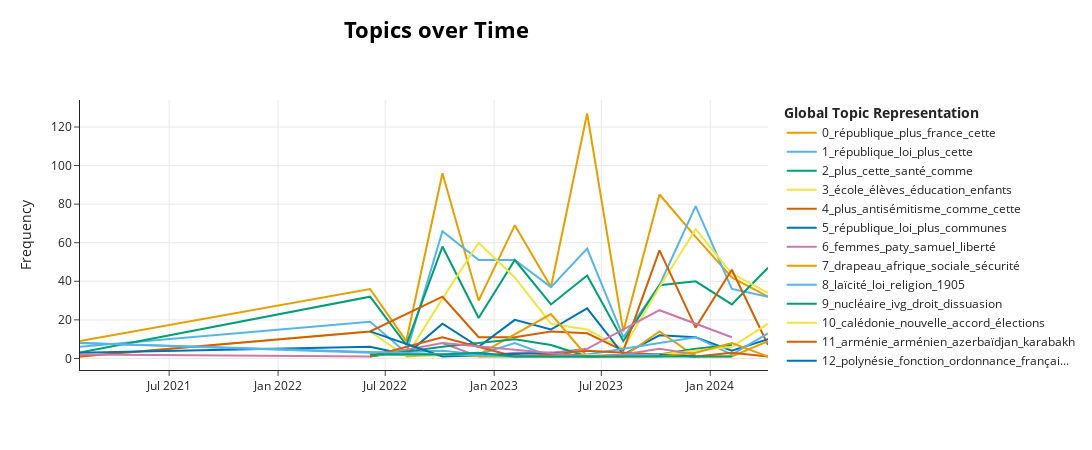

Notebook source saved alongside this figure:
### Code cell
topic_model.visualize_topics_over_time(topics_over_time, top_n_topics=20)

### Figure 1 — Plotly figure (JSON) as saved in the notebook; plotly's stock layout.template omitted (floating-point values rounded to 4 significant figures)
{"data": [{"hoverinfo": "text", "hovertext": ["<b>Topic 0</b><br>Words: projet, laïcité, république, loi, contre", "<b>Topic 0</b><br>Words: européenne, france, traité, plus, république", "<b>Topic 0</b><br>Words: paix, unies, nations, ukrainien, république", "<b>Topic 0</b><br>Words: république, plus, cette, procureur, être", "<b>Topic 0</b><br>Words: plus, république, france, coopération, entre", "<b>Topic 0</b><br>Words: république, plus, cette, loi, france", "<b>Topic 0</b><br>Words: république, france, européenne, français, plus", "<b>Topic 0</b><br>Words: procureur, république, douaniers, plus, justice", "<b>Topic 0</b><br>Words: plus, faire, france, loi, république", "<b>Topic 0</b><br>Words: plus, république, justice, cette, loi", "<b>Topic 0</b><br>Words: plus, france, république, pays, français", "<b>Topic 0</b><br>Words: république, procureur, plus, justice, cette", "<b>Topic 0</b><br>Words: plus, france, république, français, droit"], "marker": {"color": "#E69F00"}, "mode": "lines", "name": "0_république_plus_france_cette", "type": "scatter", "x": ["2021-01-31T10:40:22.800000", "2022-06-05T10:48:00", "2022-08-05T13:09:00", "2022-10-05T15:30:00", "2022-12-05T17:51:00", "2023-02-04T20:12:00", "2023-04-06T22:33:00", "2023-06-07T00:54:00", "2023-08-07T03:15:00", "2023-10-07T05:36:00", "2023-12-07T07:57:00", "2024-02-06T10:18:00", "2024-04-07T12:39:00"], "y": [9, 36, 9, 96, 30, 69, 37, 127, 14, 85, 63, 42, 32]}, {"hoverinfo": "text", "hovertext": ["<b>Topic 1</b><br>Words: principes, loi, république, texte, être", "<b>Topic 1</b><br>Words: république, gouvernement, dgccrf, assemblée, cette", "<b>Topic 1</b><br>Words: droits, concitoyennes, encore, réforme, point", "<b>Topic 1</b><br>Words: république, loi, gouvernement, plus, droit", "<b>Topic 1</b><br>Words: plus, république, comme, être, cette", "<b>Topic 1</b><br>Words: république, cette, immigration, plus, loi", "<b>Topic 1</b><br>Words: république, texte, plus, amendement, cette", "<b>Topic 1</b><br>Words: république, plus, cette, loi, texte", "<b>Topic 1</b><br>Words: quinze, heures, république, article, pornographie", "<b>Topic 1</b><br>Words: sport, loi, république, cette, plus", "<b>Topic 1</b><br>Words: immigration, loi, plus, texte, république", "<b>Topic 1</b><br>Words: élus, république, loi, texte, être", "<b>Topic 1</b><br>Words: loi, plus, texte, être, cette"], "marker": {"color": "#56B4E9"}, "mode": "lines", "name": "1_république_loi_plus_cette", "type": "scatter", "x": ["2021-01-31T10:40:22.800000", "2022-06-05T10:48:00", "2022-08-05T13:09:00", "2022-10-05T15:30:00", "2022-12-05T17:51:00", "2023-02-04T20:12:00", "2023-04-06T22:33:00", "2023-06-07T00:54:00", "2023-08-07T03:15:00", "2023-10-07T05:36:00", "2023-12-07T07:57:00", "2024-02-06T10:18:00", "2024-04-07T12:39:00"], "y": [6, 19, 3, 66, 51, 51, 37, 57, 11, 38, 79, 36, 32]}, {"hoverinfo": "text", "hovertext": ["<b>Topic 2</b><br>Words: liberté, école, enfant, république, pouvoir", "<b>Topic 2</b><br>Words: plus, république, si, cette, comme", "<b>Topic 2</b><br>Words: russie, plus, ukraine, travail, droit", "<b>Topic 2</b><br>Words: plus, cette, police, santé, république", "<b>Topic 2</b><br>Words: plus, cette, marins, exploitation, fonds", "<b>Topic 2</b><br>Words: plus, cette, santé, tous, loi", "<b>Topic 2</b><br>Words: santé, hôpital, plus, soins, cette", "<b>Topic 2</b><br>Words: santé, plus, soins, république, cette", "<b>Topic 2</b><br>Words: emploi, eau, opp, pôle, rsa", "<b>Topic 2</b><br>Words: plus, cette, santé, être, tests", "<b>Topic 2</b><br>Words: plus, loi, cette, langues, droit", "<b>Topic 2</b><br>Words: plus, ukraine, cette, droit, république", "<b>Topic 2</b><br>Words: langues, langue, régionales, cette, loi"], "marker": {"color": "#009E73"}, "mode": "lines", "name": "2_plus_cette_santé_comme", "type": "scatter", "x": ["2021-01-31T10:40:22.800000", "2022-06-05T10:48:00", "2022-08-05T13:09:00", "2022-10-05T15:30:00", "2022-12-05T17:51:00", "2023-02-04T20:12:00", "2023-04-06T22:33:00", "2023-06-07T00:54:00", "2023-08-07T03:15:00", "2023-10-07T05:36:00", "2023-12-07T07:57:00", "2024-02-06T10:18:00", "2024-04-07T12:39:00"], "y": [3, 32, 7, 58, 21, 51, 28, 43, 9, 38, 40, 28, 47]}, {"hoverinfo": "text", "hovertext": ["<b>Topic 3</b><br>Words: instruction, famille, enseignement, république, chaque", "<b>Topic 3</b><br>Words: école, élèves, éducation, handicap, jeunesse", "<b>Topic 3</b><br>Words: accompagnement, départementales, notification, handicapées, attendant", "<b>Topic 3</b><br>Words: élèves, école, enfants, éducation, république", "<b>Topic 3</b><br>Words: école, élèves, éducation, scolaire, enseignants", "<b>Topic 3</b><br>Words: école, élèves, enfants, éducation, parents", "<b>Topic 3</b><br>Words: élèves, école, éducation, plus, enseignants", "<b>Topic 3</b><br>Words: ensa, école, élèves, architectes, enseignants", "<b>Topic 3</b><br>Words: handicap, élèves, école, promesse, éducation", "<b>Topic 3</b><br>Words: école, élèves, enfants, éducation, enseignants", "<b>Topic 3</b><br>Words: école, élèves, parents, enseignants, éducation", "<b>Topic 3</b><br>Words: école, élèves, éducation, enfants, plus", "<b>Topic 3</b><br>Words: élèves, école, enfants, éducation, aesh"], "marker": {"color": "#F0E442"}, "mode": "lines", "name": "3_école_élèves_éducation_enfants", "type": "scatter", "x": ["2021-01-31T10:40:22.800000", "2022-06-05T10:48:00", "2022-08-05T13:09:00", "2022-10-05T15:30:00", "2022-12-05T17:51:00", "2023-02-04T20:12:00", "2023-04-06T22:33:00", "2023-06-07T00:54:00", "2023-08-07T03:15:00", "2023-10-07T05:36:00", "2023-12-07T07:57:00", "2024-02-06T10:18:00", "2024-04-07T12:39:00"], "y": [1, 14, 1, 31, 60, 42, 18, 15, 5, 37, 67, 44, 34]}, {"hoverinfo": "text", "hovertext": ["<b>Topic 4</b><br>Words: séparation, état, indifférent, ni, êtres", "<b>Topic 4</b><br>Words: finances, martinique, ceux, antisémitisme, milliards", "<b>Topic 4</b><br>Words: collectivités, euros, finances, plus, budget", "<b>Topic 4</b><br>Words: encore, cette, plus, contre, comme", "<b>Topic 4</b><br>Words: cette, plus, république, comme, faire", "<b>Topic 4</b><br>Words: israël, comme, lpm, cette, état", "<b>Topic 4</b><br>Words: quartiers, plus, avignon, état, ville", "<b>Topic 4</b><br>Words: milliards, plus, devoirs, croissance, économies", "<b>Topic 4</b><br>Words: antisémitisme, plus, israël, république, comme", "<b>Topic 4</b><br>Words: antisémitisme, contre, plus, république, comme", "<b>Topic 4</b><br>Words: antisémitisme, plus, racisme, haine, contre", "<b>Topic 4</b><br>Words: déficit, finances, économies, prévisions, comme"], "marker": {"color": "#D55E00"}, "mode": "lines", "name": "4_plus_antisémitisme_comme_cette", "type": "scatter", "x": ["2021-01-31T10:40:22.800000", "2022-06-05T10:48:00", "2022-10-05T15:30:00", "2022-12-05T17:51:00", "2023-02-04T20:12:00", "2023-04-06T22:33:00", "2023-06-07T00:54:00", "2023-08-07T03:15:00", "2023-10-07T05:36:00", "2023-12-07T07:57:00", "2024-02-06T10:18:00", "2024-04-07T12:39:00"], "y": [1, 14, 32, 11, 11, 14, 13, 4, 56, 16, 46, 7]}, {"hoverinfo": "text", "hovertext": ["<b>Topic 5</b><br>Words: malade, approfondi, état, président, pluralité", "<b>Topic 5</b><br>Words: républicains, combattu, dénoncé, loi, comme", "<b>Topic 5</b><br>Words: enkyste, dotait, brandit, préoccupé, jour", "<b>Topic 5</b><br>Words: plus, ville, république, fait, teuira", "<b>Topic 5</b><br>Words: faire, territoires, âge, république, droite", "<b>Topic 5</b><br>Words: retraite, communes, république, loi, retraites", "<b>Topic 5</b><br>Words: territoires, république, moruroa, plus, atoll", "<b>Topic 5</b><br>Words: communes, loi, transfert, assainissement, communautés", "<b>Topic 5</b><br>Words: droit, inconditionnel, croyez, humain, république", "<b>Topic 5</b><br>Words: budget, plus, sécurité, argent, sociale", "<b>Topic 5</b><br>Words: ferez, croire, morale, monsieur, républicain", "<b>Topic 5</b><br>Words: régions, victoire, droit, jour, confiance", "<b>Topic 5</b><br>Words: laïcité, délégation, mer, outre, tout"], "marker": {"color": "#0072B2"}, "mode": "lines", "name": "5_république_loi_plus_communes", "type": "scatter", "x": ["2021-01-31T10:40:22.800000", "2022-06-05T10:48:00", "2022-08-05T13:09:00", "2022-10-05T15:30:00", "2022-12-05T17:51:00", "2023-02-04T20:12:00", "2023-04-06T22:33:00", "2023-06-07T00:54:00", "2023-08-07T03:15:00", "2023-10-07T05:36:00", "2023-12-07T07:57:00", "2024-02-06T10:18:00", "2024-04-07T12:39:00"], "y": [3, 6, 2, 18, 6, 20, 15, 26, 2, 12, 11, 4, 10]}, {"hoverinfo": "text", "hovertext": ["<b>Topic 6</b><br>Words: école, aussi, laïcité, loi, principes", "<b>Topic 6</b><br>Words: injuste, devront, renaissance, condition, passe", "<b>Topic 6</b><br>Words: paty, samuel, valeurs, enseignants, assassinat", "<b>Topic 6</b><br>Words: chefs, établissement, retranche, défiée, débrouiller", "<b>Topic 6</b><br>Words: contre, renforce, aquin, lycée, saint", "<b>Topic 6</b><br>Words: armée, chacun, bienvenu, théorie, différences", "<b>Topic 6</b><br>Words: trans, shaïna, ans, quotas, personnes", "<b>Topic 6</b><br>Words: école, paty, samuel, islamiste, terrorisme", "<b>Topic 6</b><br>Words: femmes, liberté, homosexualité, loi, cette"], "marker": {"color": "#CC79A7"}, "mode": "lines", "name": "6_femmes_paty_samuel_liberté", "type": "scatter", "x": ["2021-01-31T10:40:22.800000", "2022-06-05T10:48:00", "2022-10-05T15:30:00", "2022-12-05T17:51:00", "2023-02-04T20:12:00", "2023-04-06T22:33:00", "2023-06-07T00:54:00", "2023-10-07T05:36:00", "2024-02-06T10:18:00"], "y": [2, 1, 8, 1, 3, 3, 5, 25, 11]}, {"hoverinfo": "text", "hovertext": ["<b>Topic 7</b><br>Words: sociale, chômeurs, vérité, sécurité, revenez", "<b>Topic 7</b><br>Words: sociale, sécurité, refusant, écouter, représentation", "<b>Topic 7</b><br>Words: contexte, sénégal, politique, macky, sall", "<b>Topic 7</b><br>Words: drapeau, tricolore, français, européen, france", "<b>Topic 7</b><br>Words: permet, sociale, sécurité, réjouir, fiers", "<b>Topic 7</b><br>Words: privés, éloignées, sociale, opérateurs, personnes", "<b>Topic 7</b><br>Words: afrique, pays, france, africains, drapeau", "<b>Topic 7</b><br>Words: resserrer, perdons, partenariats, solide, tellement", "<b>Topic 7</b><br>Words: persuader, désinformation, européennes, autocratie, investiture", "<b>Topic 7</b><br>Words: sociale, sécurité, constitution, constitutionnelle, drapeau"], "marker": {"color": "#E69F00"}, "mode": "lines", "name": "7_drapeau_afrique_sociale_sécurité", "type": "scatter", "x": ["2022-08-05T13:09:00", "2022-10-05T15:30:00", "2022-12-05T17:51:00", "2023-04-06T22:33:00", "2023-06-07T00:54:00", "2023-08-07T03:15:00", "2023-10-07T05:36:00", "2023-12-07T07:57:00", "2024-02-06T10:18:00", "2024-04-07T12:39:00"], "y": [1, 2, 2, 23, 1, 1, 14, 1, 1, 9]}, {"hoverinfo": "text", "hovertext": ["<b>Topic 8</b><br>Words: religion, cultes, république, laïcité, loi", "<b>Topic 8</b><br>Words: uber, macron, emmanuel, laïcité, pire", "<b>Topic 8</b><br>Words: laïcité, austérité, récession, religieux, république", "<b>Topic 8</b><br>Words: technocratique, emmanuel, macron, monopolisée, conseillé", "<b>Topic 8</b><br>Words: laïcité, loi, république, contre, macron", "<b>Topic 8</b><br>Words: quelconques, maladroite, agressives, affaiblissez, fêtes", "<b>Topic 8</b><br>Words: opposant, rappeler, réforme, emmanuel, macron", "<b>Topic 8</b><br>Words: religion, loi, macron, laïcité, réparerons", "<b>Topic 8</b><br>Words: gouverner, françois, recours, tel, gouverné", "<b>Topic 8</b><br>Words: laïcité, 1905, cultes, loi, état"], "marker": {"color": "#56B4E9"}, "mode": "lines", "name": "8_laïcité_loi_religion_1905", "type": "scatter", "x": ["2021-01-31T10:40:22.800000", "2022-06-05T10:48:00", "2022-10-05T15:30:00", "2022-12-05T17:51:00", "2023-02-04T20:12:00", "2023-04-06T22:33:00", "2023-06-07T00:54:00", "2023-12-07T07:57:00", "2024-02-06T10:18:00", "2024-04-07T12:39:00"], "y": [8, 3, 4, 2, 8, 1, 2, 11, 2, 13]}, {"hoverinfo": "text", "hovertext": ["<b>Topic 9</b><br>Words: femmes, constitution, fidèles, français, président", "<b>Topic 9</b><br>Words: constitution, ivg, nucléaire, droit, grossesse", "<b>Topic 9</b><br>Words: nucléaire, énergie, sûreté, réacteurs, verts", "<b>Topic 9</b><br>Words: dissuasion, nucléaire, arme, plus, roussel", "<b>Topic 9</b><br>Words: programmation, parlement, débat, armées, nucléaire", "<b>Topic 9</b><br>Words: nucléaire, électricité, importait, arenh, tarif", "<b>Topic 9</b><br>Words: ivg, droit, grossesse, interruption, liberté", "<b>Topic 9</b><br>Words: ivg, protection, liberté, nucléaire, ordonnance"], "marker": {"color": "#009E73"}, "mode": "lines", "name": "9_nucléaire_ivg_droit_dissuasion", "type": "scatter", "x": ["2022-06-05T10:48:00", "2022-10-05T15:30:00", "2023-02-04T20:12:00", "2023-04-06T22:33:00", "2023-06-07T00:54:00", "2023-10-07T05:36:00", "2023-12-07T07:57:00", "2024-02-06T10:18:00"], "y": [1, 6, 10, 7, 1, 2, 5, 7]}, {"hoverinfo": "text", "hovertext": ["<b>Topic 10</b><br>Words: nouvelle, calédonie, avenir, combat, forgée", "<b>Topic 10</b><br>Words: calédonie, nouvelle, devons, ensemble, nouméa", "<b>Topic 10</b><br>Words: calédonie, indépendantistes, nouvelle, accord, calédoniens", "<b>Topic 10</b><br>Words: calédonie, nouvelle, élections, accord, électoral", "<b>Topic 10</b><br>Words: calédonie, nouvelle, accord, élections, électoral"], "marker": {"color": "#F0E442"}, "mode": "lines", "name": "10_calédonie_nouvelle_accord_élections", "type": "scatter", "x": ["2022-06-05T10:48:00", "2022-12-05T17:51:00", "2023-10-07T05:36:00", "2024-02-06T10:18:00", "2024-04-07T12:39:00"], "y": [2, 1, 2, 6, 18]}, {"hoverinfo": "text", "hovertext": ["<b>Topic 11</b><br>Words: police, défilons, insultez, famines, pancartes", "<b>Topic 11</b><br>Words: arménie, arménien, azerbaïdjan, karabakh, arméniens", "<b>Topic 11</b><br>Words: continuez, surprise, relâche, systématique, condamner", "<b>Topic 11</b><br>Words: arménie, leurs, élus, violence, manifestants", "<b>Topic 11</b><br>Words: leurs, magasins, pillés, arménie, élus", "<b>Topic 11</b><br>Words: arménie, arméniens, karabakh, azerbaïdjan, arménien", "<b>Topic 11</b><br>Words: arménie, 100, réfugiés, 000, face", "<b>Topic 11</b><br>Words: élus, arménie, république, agressions, amf", "<b>Topic 11</b><br>Words: mot, kanaks, jouent, européens, fort"], "marker": {"color": "#D55E00"}, "mode": "lines", "name": "11_arménie_arménien_azerbaïdjan_karabakh", "type": "scatter", "x": ["2022-06-05T10:48:00", "2022-10-05T15:30:00", "2023-02-04T20:12:00", "2023-04-06T22:33:00", "2023-06-07T00:54:00", "2023-08-07T03:15:00", "2023-12-07T07:57:00", "2024-02-06T10:18:00", "2024-04-07T12:39:00"], "y": [1, 11, 1, 2, 4, 3, 1, 3, 1]}, {"hoverinfo": "text", "hovertext": ["<b>Topic 12</b><br>Words: polynésie, fonction, ordonnance, publique, communes", "<b>Topic 12</b><br>Words: polynésie, polynésiens, agents, fonction, fonctionnaires", "<b>Topic 12</b><br>Words: polynésie, brotherson, française, passion, découvrir", "<b>Topic 12</b><br>Words: polynésie, monétaire, pacifique, ieom, française", "<b>Topic 12</b><br>Words: polynésie, mer, outre, française, colonies", "<b>Topic 12</b><br>Words: polynésie, civen, polynésiens, argent, cps"], "marker": {"color": "#0072B2"}, "mode": "lines", "name": "12_polynésie_fonction_ordonnance_françai...", "type": "scatter", "x": ["2022-06-05T10:48:00", "2022-10-05T15:30:00", "2023-04-06T22:33:00", "2023-06-07T00:54:00", "2023-10-07T05:36:00", "2023-12-07T07:57:00"], "y": [14, 1, 3, 1, 2, 1]}, {"hoverinfo": "text", "hovertext": ["<b>Topic 13</b><br>Words: 49, plus, milliards, ministre, première", "<b>Topic 13</b><br>Words: échoué, plus, jamais, 49, pire", "<b>Topic 13</b><br>Words: moins, 49, fallu, jours, trois", "<b>Topic 13</b><br>Words: 49, textes, budgétaires, force, madame", "<b>Topic 13</b><br>Words: 49, vingt, borne, voilà, deux"], "marker": {"color": "#CC79A7"}, "mode": "lines", "name": "13_49_plus_première_ministre", "type": "scatter", "x": ["2022-10-05T15:30:00", "2023-06-07T00:54:00", "2023-08-07T03:15:00", "2023-10-07T05:36:00", "2023-12-07T07:57:00"], "y": [8, 1, 2, 5, 2]}, {"hoverinfo": "text", "hovertext": ["<b>Topic 14</b><br>Words: étranger, humanité, lassana, fauche, bathily", "<b>Topic 14</b><br>Words: radicalisation, prévoit, sportives, loi, rien", "<b>Topic 14</b><br>Words: incendies, militaire, civile, génie, armées", "<b>Topic 14</b><br>Words: devons, étrangers, attentat, situation, menace", "<b>Topic 14</b><br>Words: algérie, accord, algériens, 1968, pays", "<b>Topic 14</b><br>Words: algérie, octobre, victimes, 1961, algériens", "<b>Topic 14</b><br>Words: résolution, exécuté, mû, chaldéens, incarnait"], "marker": {"color": "#E69F00"}, "mode": "lines", "name": "14_algérie_algériens_octobre_victimes", "type": "scatter", "x": ["2022-12-05T17:51:00", "2023-02-04T20:12:00", "2023-04-06T22:33:00", "2023-10-07T05:36:00", "2023-12-07T07:57:00", "2024-02-06T10:18:00", "2024-04-07T12:39:00"], "y": [1, 1, 1, 1, 3, 8, 1]}, {"hoverinfo": "text", "hovertext": ["<b>Topic 15</b><br>Words: mélenchon, rejet, motion, république, préalable", "<b>Topic 15</b><br>Words: mélenchon, máximo, líder, apprendrez, troublés", "<b>Topic 15</b><br>Words: caricature, génie, oscar, ensanglantée, remémore", "<b>Topic 15</b><br>Words: mélenchon, présidente, haine, loi, rattachait"], "marker": {"color": "#56B4E9"}, "mode": "lines", "name": "15_mélenchon_rejet_république_motion", "type": "scatter", "x": ["2021-01-31T10:40:22.800000", "2023-02-04T20:12:00", "2023-06-07T00:54:00", "2023-10-07T05:36:00"], "y": [8, 1, 1, 2]}, {"hoverinfo": "text", "hovertext": ["<b>Topic 16</b><br>Words: électricité, tarifs, calédonie, nouvelle, polynésie", "<b>Topic 16</b><br>Words: renouvelables, énergies, augmentations, énergie, très", "<b>Topic 16</b><br>Words: renouvelables, énergies, foncier, agricoles, ni", "<b>Topic 16</b><br>Words: consommateur, action, démocratie, énergies, citoyen", "<b>Topic 16</b><br>Words: entreprise, végète, lingots, expédiés, gigafactory", "<b>Topic 16</b><br>Words: tarifs, réglementés, énergie, edf, recapitalisation"], "marker": {"color": "#009E73"}, "mode": "lines", "name": "16_tarifs_énergies_renouvelables_électri...", "type": "scatter", "x": ["2022-06-05T10:48:00", "2022-10-05T15:30:00", "2022-12-05T17:51:00", "2023-02-04T20:12:00", "2023-06-07T00:54:00", "2024-02-06T10:18:00"], "y": [2, 2, 3, 1, 1, 1]}], "layout": {"height": 450, "hoverlabel": {"bgcolor": "white", "font": {"family": "Rockwell", "size": 16}}, "legend": {"title": {"text": "<b>Global Topic Representation"}}, "title": {"font": {"color": "Black", "size": 22}, "text": "<b>Topics over Time</b>", "x": 0.4, "xanchor": "center", "y": 0.95, "yanchor": "top"}, "width": 1250, "xaxis": {"showgrid": true}, "yaxis": {"showgrid": true, "title": {"text": "Frequency"}}}}
